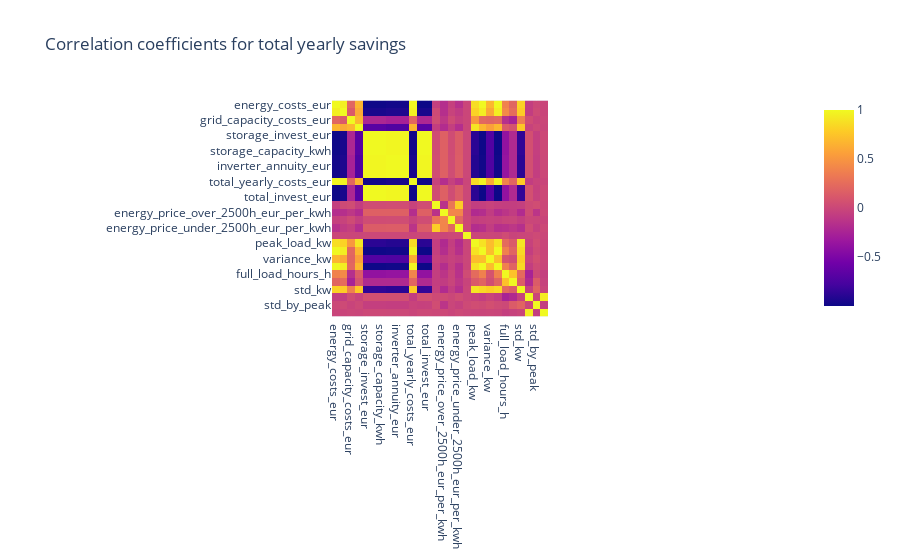

Here is the notebook cell this chart was saved with:
### Code cell
cols_to_drop = [
    "grid_level",
    "zip_code",
    "sector_group_id",
    "sector_group",
    "solar_invest_eur",
    "solar_annuity_eur",
    "solar_capacity_kwp"]
abs_correlations_df = abs_diff_with_master.drop(columns=cols_to_drop).corr()
px.imshow(abs_correlations_df, title="Correlation coefficients for total yearly savings")

### Figure 1 — Plotly figure (JSON) as saved in the notebook; plotly's stock layout.template omitted (floating-point values rounded to 4 significant figures; data arrays with more than 128 entries replaced by an {"elided": "..."} marker saying what was removed)
{"data": [{"coloraxis": "coloraxis", "hovertemplate": "x: %{x}<br>y: %{y}<br>color: %{z}<extra></extra>", "name": "0", "type": "heatmap", "x": ["energy_costs_eur", "grid_energy_costs_eur", "grid_capacity_costs_eur", "grid_capacity_kw", "storage_invest_eur", "storage_annuity_eur", "storage_capacity_kwh", "inverter_invest_eur", "inverter_annuity_eur", "inverter_capacity_kw", "total_yearly_costs_eur", "total_annuity_eur", "total_invest_eur", "capacity_price_over_2500h_eur_per_kw", "energy_price_over_2500h_eur_per_kwh", "capacity_price_under_2500h_eur_per_kw", "energy_price_under_2500h_eur_per_kwh", "number_of_peak_load", "peak_load_kw", "mean_load_kw", "variance_kw", "total_energy_kwh", "full_load_hours_h", "is_over_2500h", "std_kw", "std_by_mean", "std_by_peak", "peak_by_mean"], "xaxis": "x", "y": ["energy_costs_eur", "grid_energy_costs_eur", "grid_capacity_costs_eur", "grid_capacity_kw", "storage_invest_eur", "storage_annuity_eur", "storage_capacity_kwh", "inverter_invest_eur", "inverter_annuity_eur", "inverter_capacity_kw", "total_yearly_costs_eur", "total_annuity_eur", "total_invest_eur", "capacity_price_over_2500h_eur_per_kw", "energy_price_over_2500h_eur_per_kwh", "capacity_price_under_2500h_eur_per_kw", "energy_price_under_2500h_eur_per_kwh", "number_of_peak_load", "peak_load_kw", "mean_load_kw", "variance_kw", "total_energy_kwh", "full_load_hours_h", "is_over_2500h", "std_kw", "std_by_mean", "std_by_peak", "peak_by_mean"], "yaxis": "y", "z": {"elided": "28x28 float values"}}], "layout": {"coloraxis": {"colorscale": [[0, "#0d0887"], [0.1111, "#46039f"], [0.2222, "#7201a8"], [0.3333, "#9c179e"], [0.4444, "#bd3786"], [0.5556, "#d8576b"], [0.6667, "#ed7953"], [0.7778, "#fb9f3a"], [0.8889, "#fdca26"], [1, "#f0f921"]]}, "title": {"text": "Correlation coefficients for total yearly savings"}, "xaxis": {"anchor": "y", "constrain": "domain", "domain": [0, 1], "scaleanchor": "y"}, "yaxis": {"anchor": "x", "autorange": "reversed", "constrain": "domain", "domain": [0, 1]}}}
